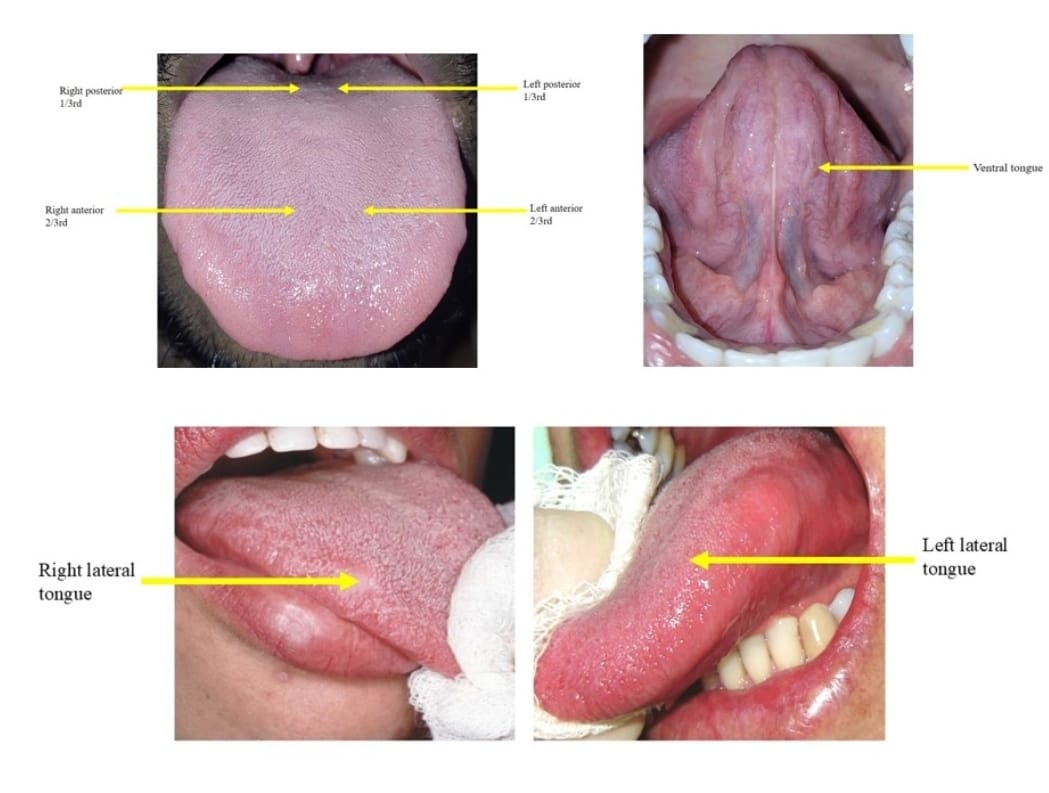
#> input picture SDC/Step6/Tongue.jpeg, 1049 x 793 px
$ python -i train_smart2_calibrator.py   (imports and definitions only)   (older library calls are emulated)
#> lines starting #> are read from the running program, lines starting #| are printed output that depends on the picture
#> further down, picture is the input picture: shape (793, 1049, 3); mean B, G, R 194.9, 193.7, 215.9
"""
Train and calibrate oral mucosal screening model on Saveetha Dental College SMART II / SMITA Dataset.
Produces: Backend/app/ai/smart2_calibrated_model.joblib
Uses the exact same CLAHE + 224x224 RGB preprocessing as oral_image_preprocessor.
"""

import math
import sys
import zipfile
from collections import defaultdict
from pathlib import Path
from typing import Any, Dict, List, Tuple

import cv2
import joblib
import numpy as np
from sklearn.ensemble import RandomForestClassifier
from sklearn.metrics import classification_report

REGION_MAP = {
    "LB": 0,
    "RB": 1,
    "DT": 2,
    "VT": 3,
    "UL": 4,
    "LL": 5,
    "UA": 6,
    "LA": 7,
    "OTHER": 8,
}

FEATURE_NAMES = [
    "l_mean",
    "l_std",
    "l_p10",
    "l_p90",
    "a_mean",
    "a_std",
    "a_p10",
    "a_p90",
    "b_mean",
    "b_std",
    "h_mean",
    "s_mean",
    "s_std",
    "v_mean",
    "v_std",
    "white_patch_ratio",
    "erythema_ratio",
    "pigment_ratio",
    "ulcer_contrast_ratio",
    "edge_density",
    "laplacian_var",
    "color_entropy",
    "region_idx",
    "delta_l_baseline",
    "delta_a_baseline",
    "delta_edge_baseline",
    "delta_white_baseline",
]


# [33 lines left out: function parse_region_code, not called in this run]


def preprocess_bgr_to_rgb224(img_bgr: np.ndarray) -> np.ndarray:
    """Matches the exact transformation in OralImagePreprocessor."""
    img_rgb = cv2.cvtColor(img_bgr, cv2.COLOR_BGR2RGB)
    lab = cv2.cvtColor(img_rgb, cv2.COLOR_RGB2LAB)
#> lab: shape (793, 1049, 3); mean of channels 0, 1, 2 203.3, 136.9, 130.9
    l_ch, a_ch, b_ch = cv2.split(lab)
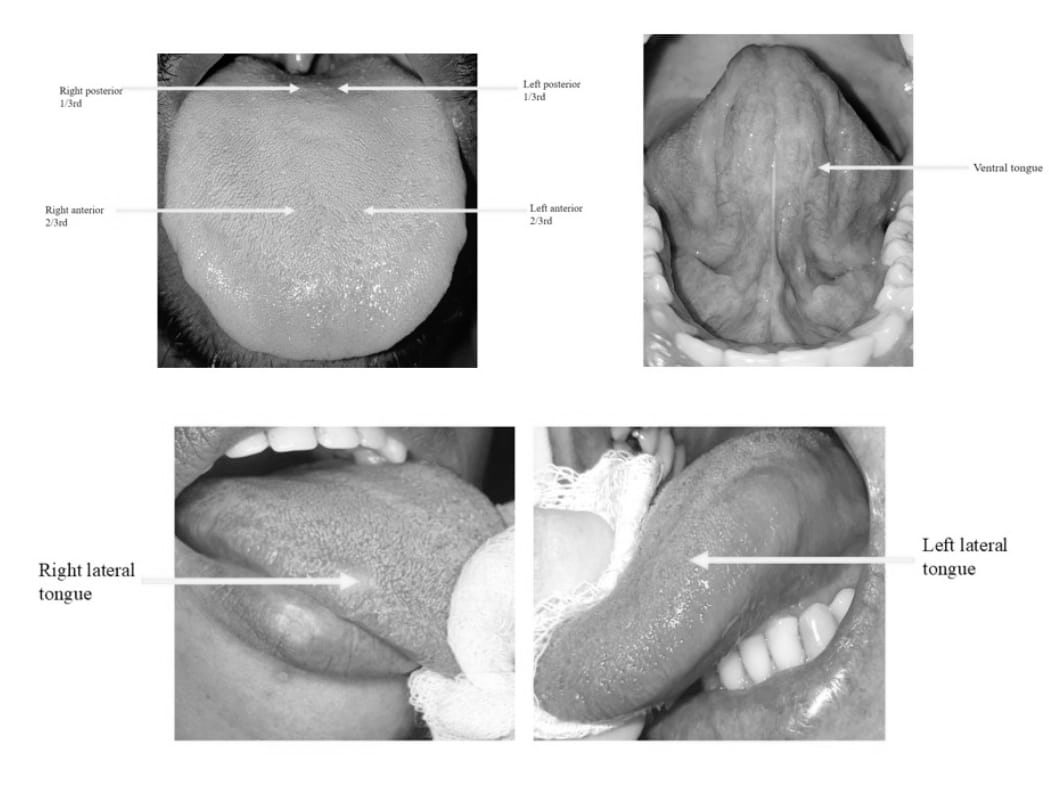
#> l_ch: shape (793, 1049); min 0, max 255, mean 203.3
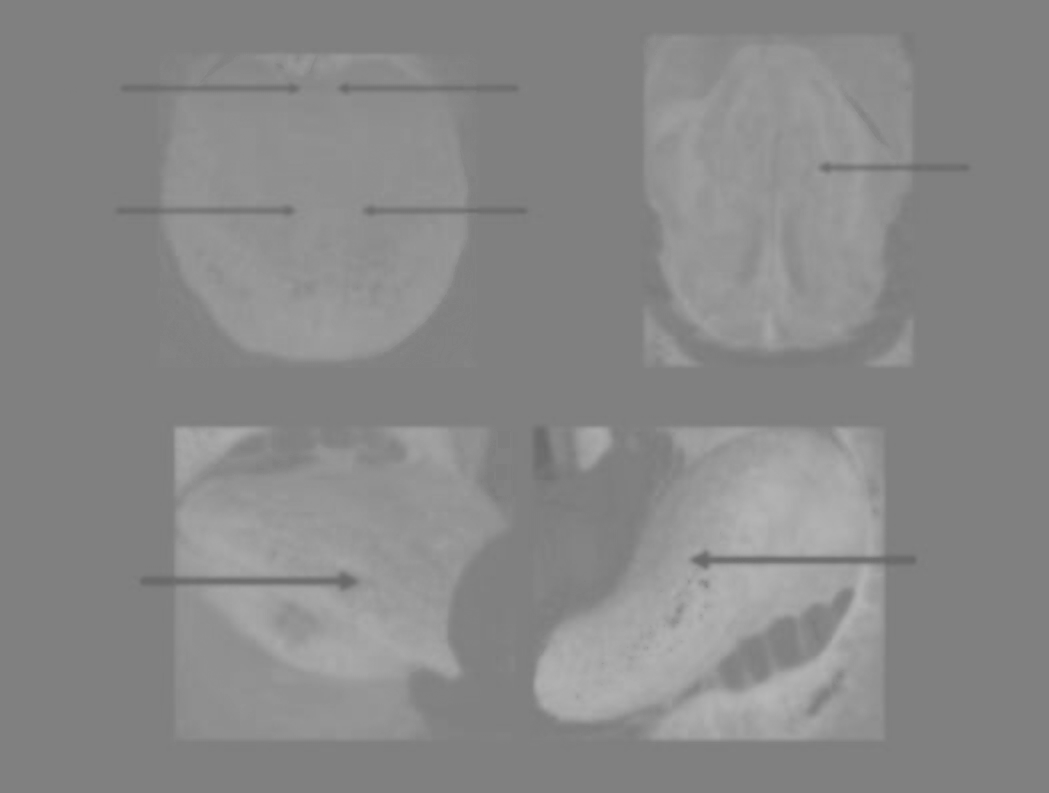
#> a_ch: shape (793, 1049); min 105, max 183, mean 136.9
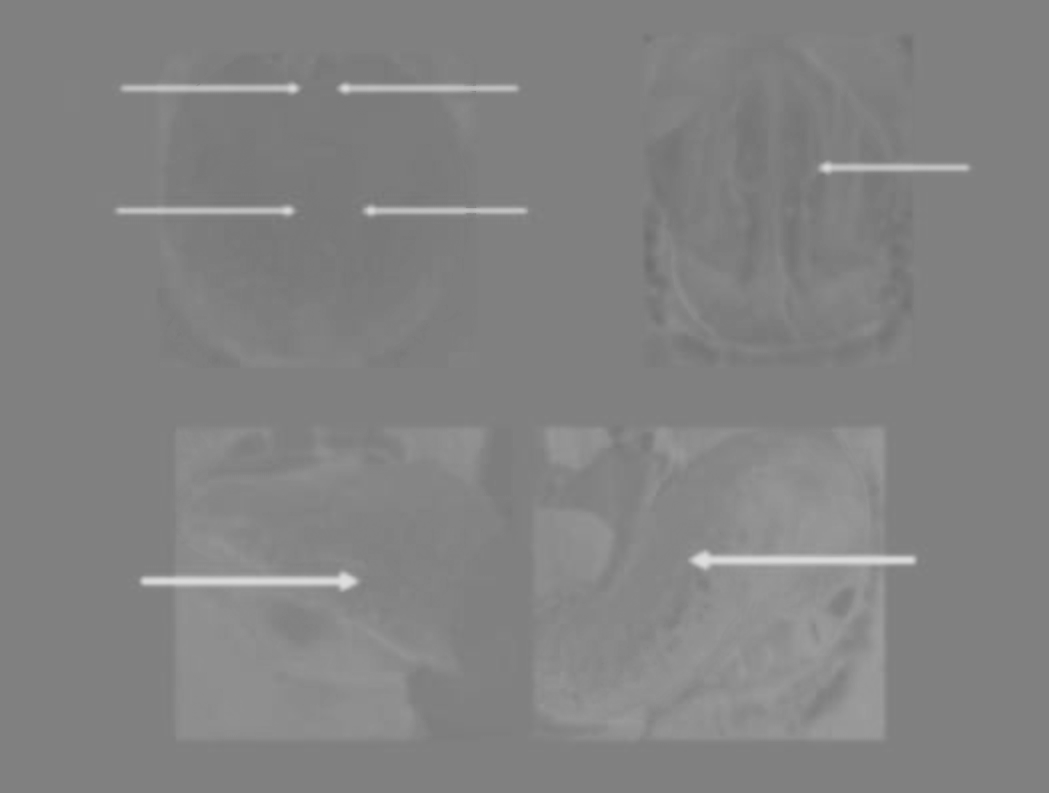
#> b_ch: shape (793, 1049); min 110, max 222, mean 130.9
    clahe = cv2.createCLAHE(clipLimit=2.0, tileGridSize=(8, 8))
    cl = clahe.apply(l_ch)
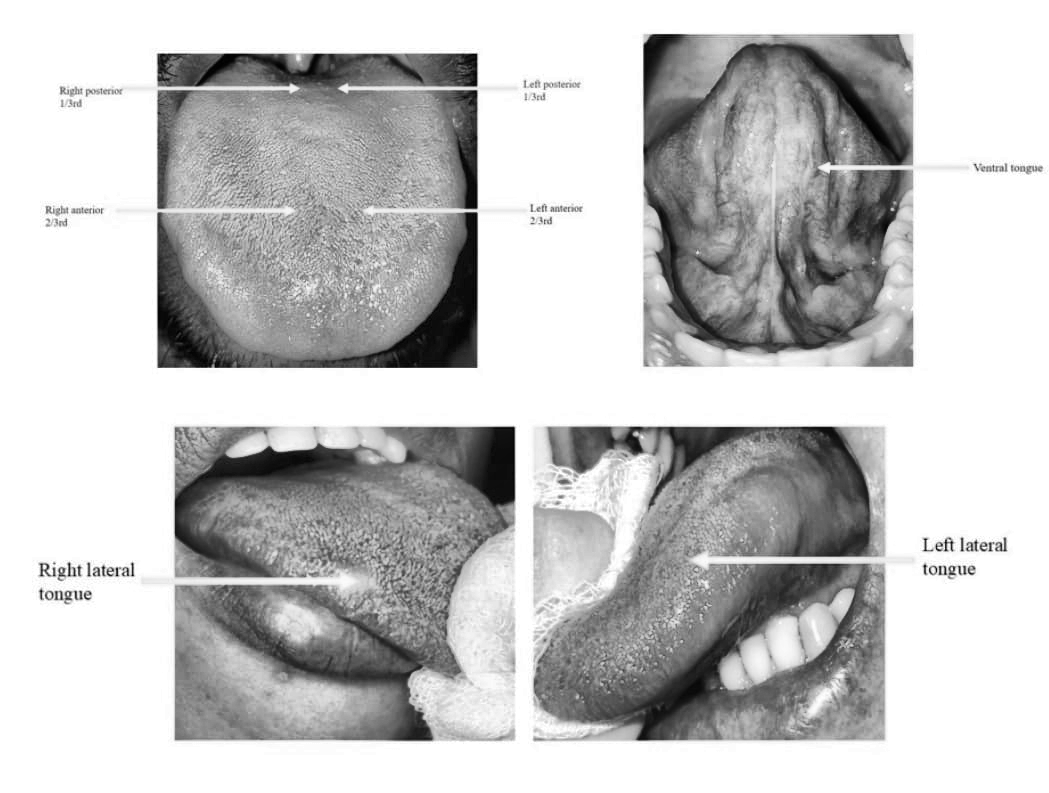
#> cl: shape (793, 1049); min 1, max 255, mean 196.8
    enhanced_rgb = cv2.cvtColor(cv2.merge((cl, a_ch, b_ch)), cv2.COLOR_LAB2RGB)
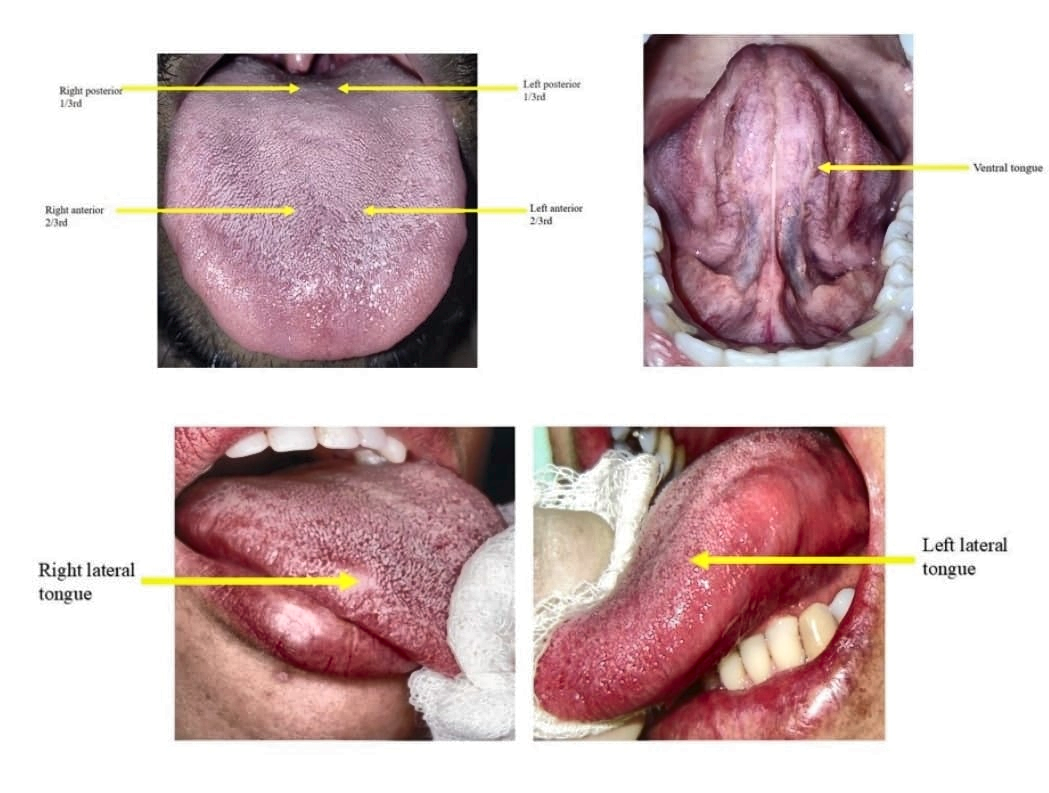
#> enhanced_rgb: shape (793, 1049, 3); mean R, G, B 209, 187.4, 188.9
    resized_rgb = cv2.resize(enhanced_rgb, (224, 224), interpolation=cv2.INTER_AREA)
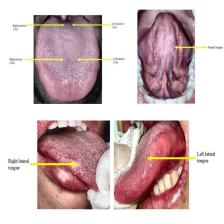
#> resized_rgb: shape (224, 224, 3); mean R, G, B 209, 187.4, 188.9
    return resized_rgb


# [290 lines left out: functions compute_color_entropy, extract_raw_metrics_from_rgb, build_feature_vector, augment_rgb224, train, not called in this run]


# [2 lines not run here, left out]

>>> import cv2
>>> picture = cv2.imread('../../../SDC/Step6/Tongue.jpeg')
>>> result = preprocess_bgr_to_rgb224(picture)

$ run again, on SDC/Step6/Alveolar Mucosa.jpeg
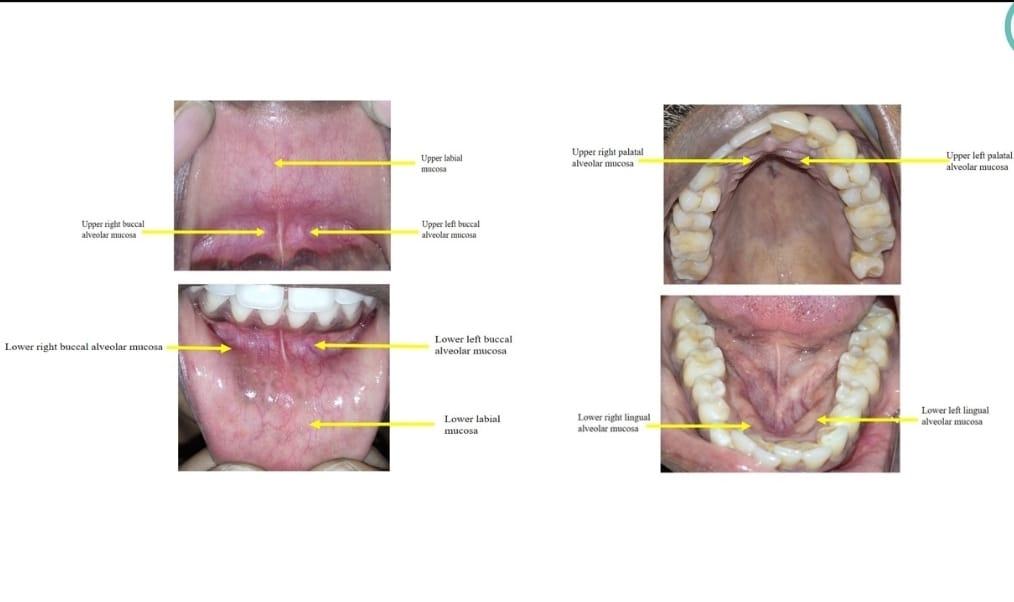
#> input picture SDC/Step6/Alveolar Mucosa.jpeg, 1014 x 602 px
#> picture is the input picture: shape (602, 1014, 3); mean B, G, R 220.4, 221.7, 230.1
#> lab: shape (602, 1014, 3); mean of channels 0, 1, 2 225.9, 131.1, 129.9
#> in preprocess_bgr_to_rgb224, `l_ch, a_ch, b_ch = cv2.split(lab)`:
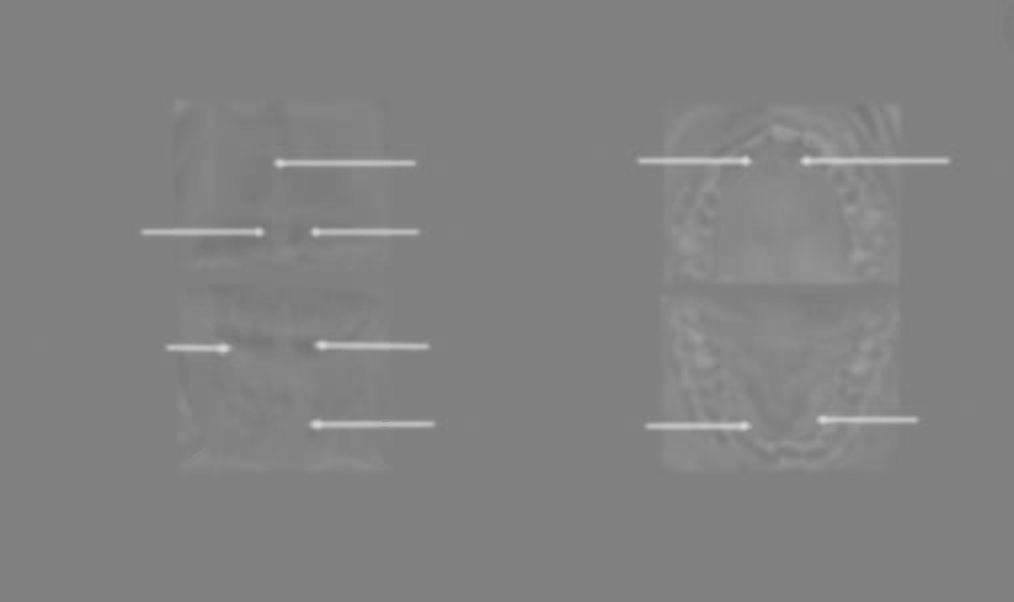
#> b_ch: shape (602, 1014); min 115, max 214, mean 129.9
#> in preprocess_bgr_to_rgb224, `resized_rgb = cv2.resize(enhanced_rgb, (224, 224), interpolation=cv2.I..`:
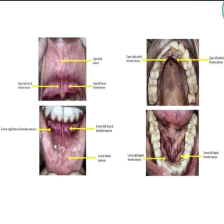
#> resized_rgb: shape (224, 224, 3); mean R, G, B 225, 216.9, 215.6

$ run again, on SDC/Step6/Angle of mouth.jpeg
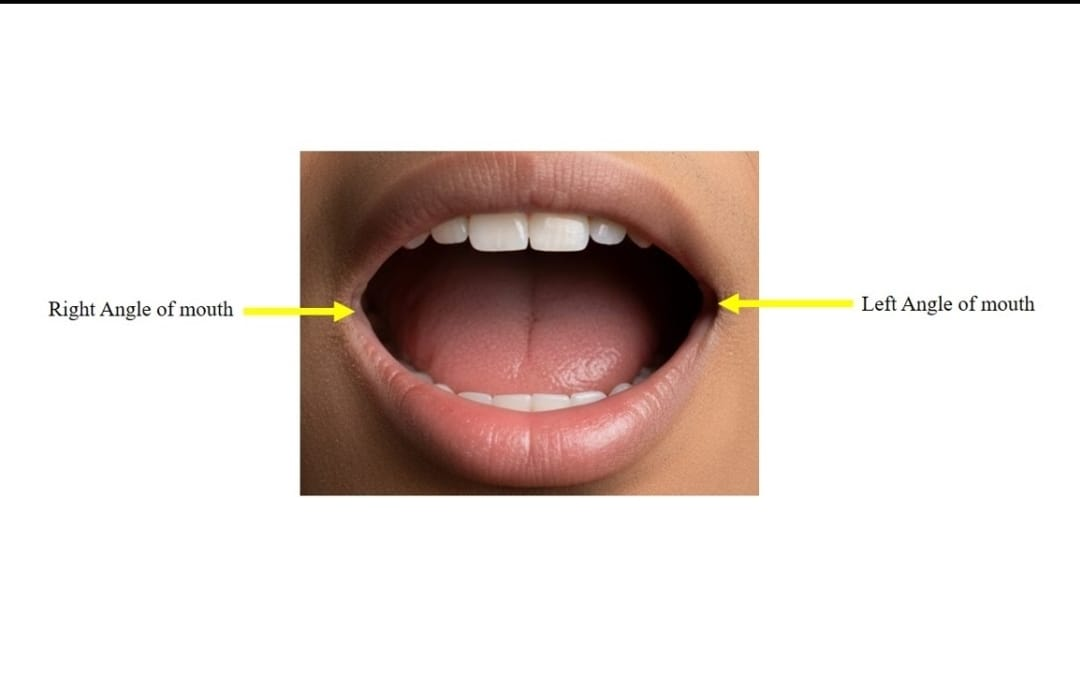
#> input picture SDC/Step6/Angle of mouth.jpeg, 1080 x 674 px
#> picture is the input picture: shape (674, 1080, 3); mean B, G, R 214, 217.7, 227.8
#> lab: shape (674, 1080, 3); mean of channels 0, 1, 2 221.5, 131.7, 131.7
#> in preprocess_bgr_to_rgb224, `l_ch, a_ch, b_ch = cv2.split(lab)`:
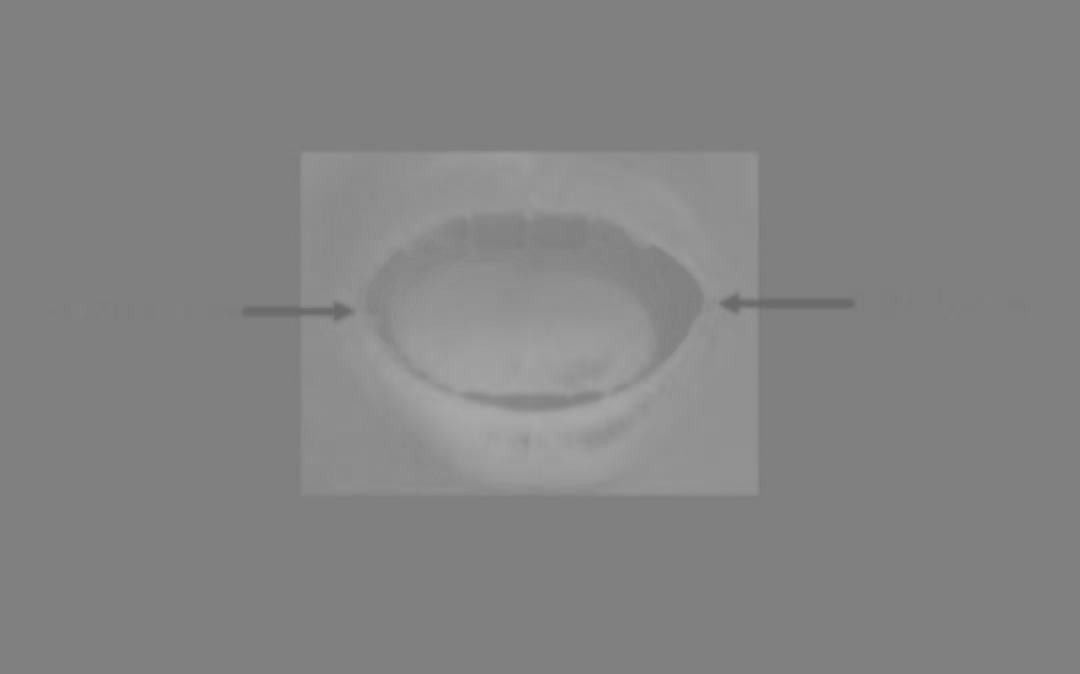
#> a_ch: shape (674, 1080); min 104, max 169, mean 131.7
#> in preprocess_bgr_to_rgb224, `resized_rgb = cv2.resize(enhanced_rgb, (224, 224), interpolation=cv2.I..`:
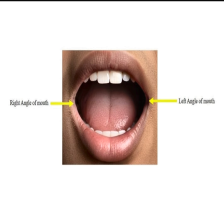
#> resized_rgb: shape (224, 224, 3); mean R, G, B 229.6, 219.4, 215.7

$ run again, on SDC/Step6/Buccal Mucosa.jpeg
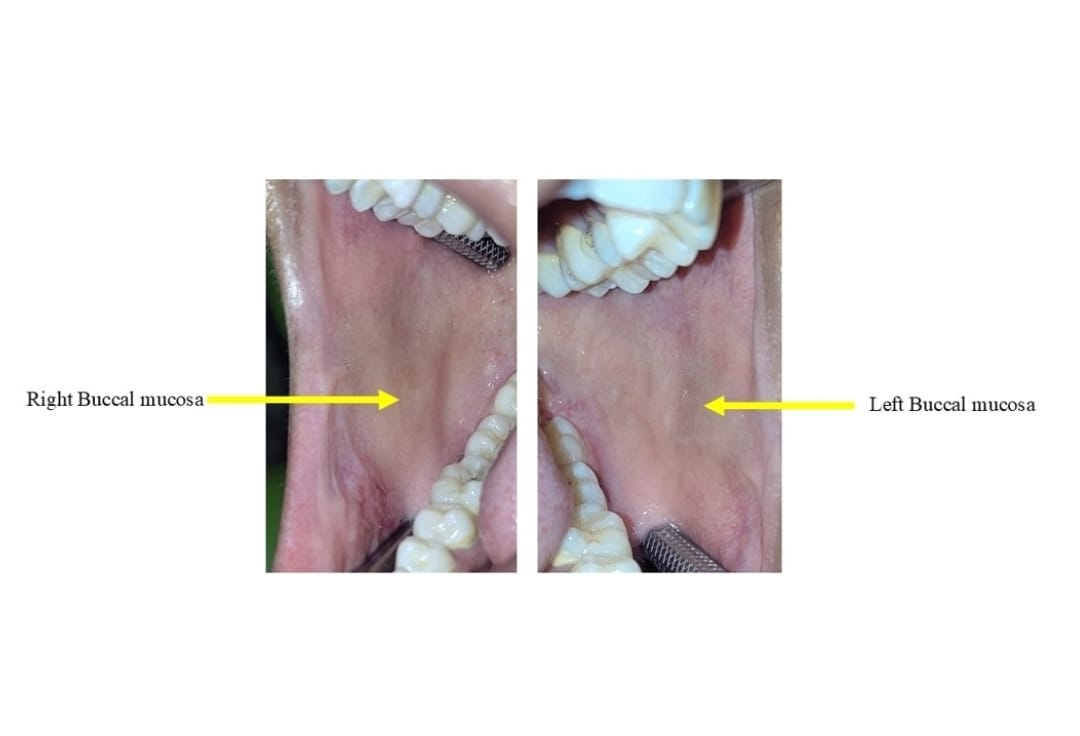
#> input picture SDC/Step6/Buccal Mucosa.jpeg, 1080 x 736 px
#> picture is the input picture: shape (736, 1080, 3); mean B, G, R 226, 225.8, 230.3
#> lab: shape (736, 1080, 3); mean of channels 0, 1, 2 228.8, 129.9, 128.5
#> in preprocess_bgr_to_rgb224, `l_ch, a_ch, b_ch = cv2.split(lab)`:
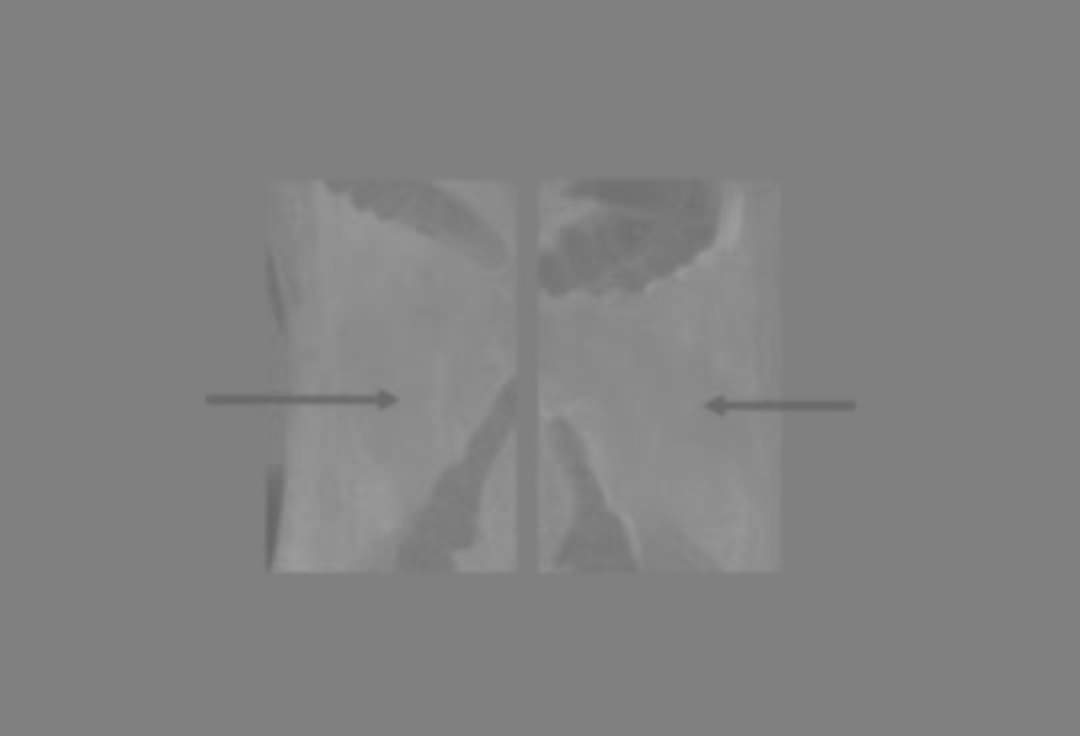
#> a_ch: shape (736, 1080); min 102, max 157, mean 129.9
#> in preprocess_bgr_to_rgb224, `resized_rgb = cv2.resize(enhanced_rgb, (224, 224), interpolation=cv2.I..`:
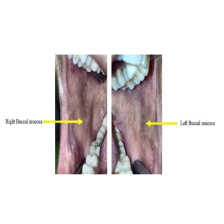
#> resized_rgb: shape (224, 224, 3); mean R, G, B 227.3, 222.9, 223.1
